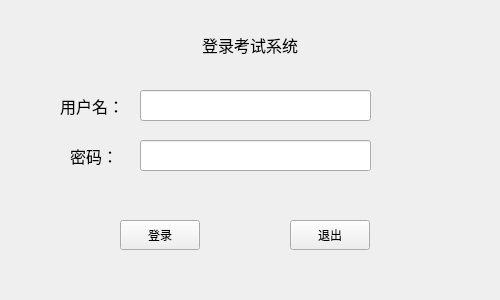
<?xml version="1.0" encoding="UTF-8"?>
<ui version="4.0">
 <class>Login</class>
 <widget class="QWidget" name="Login">
  <property name="geometry">
   <rect>
    <x>0</x>
    <y>0</y>
    <width>500</width>
    <height>300</height>
   </rect>
  </property>
  <property name="font">
   <font>
    <family>Agency FB</family>
   </font>
  </property>
  <property name="windowTitle">
   <string>登录</string>
  </property>
  <property name="styleSheet">
   <string notr="true"/>
  </property>
  <widget class="QPushButton" name="pushButton_login">
   <property name="geometry">
    <rect>
     <x>120</x>
     <y>220</y>
     <width>80</width>
     <height>30</height>
    </rect>
   </property>
   <property name="text">
    <string>登录</string>
   </property>
  </widget>
  <widget class="QLabel" name="l_username">
   <property name="geometry">
    <rect>
     <x>60</x>
     <y>90</y>
     <width>61</width>
     <height>31</height>
    </rect>
   </property>
   <property name="font">
    <font>
     <family>微软雅黑</family>
     <pointsize>12</pointsize>
    </font>
   </property>
   <property name="text">
    <string>用户名：</string>
   </property>
  </widget>
  <widget class="QLabel" name="l_password">
   <property name="geometry">
    <rect>
     <x>70</x>
     <y>140</y>
     <width>51</width>
     <height>31</height>
    </rect>
   </property>
   <property name="font">
    <font>
     <family>微软雅黑</family>
     <pointsize>12</pointsize>
    </font>
   </property>
   <property name="text">
    <string>密码：</string>
   </property>
  </widget>
  <widget class="QLabel" name="title">
   <property name="geometry">
    <rect>
     <x>0</x>
     <y>30</y>
     <width>500</width>
     <height>30</height>
    </rect>
   </property>
   <property name="font">
    <font>
     <family>微软雅黑</family>
     <pointsize>12</pointsize>
    </font>
   </property>
   <property name="text">
    <string>登录考试系统</string>
   </property>
   <property name="alignment">
    <set>Qt::AlignCenter</set>
   </property>
  </widget>
  <widget class="QLineEdit" name="username">
   <property name="geometry">
    <rect>
     <x>140</x>
     <y>90</y>
     <width>231</width>
     <height>31</height>
    </rect>
   </property>
  </widget>
  <widget class="QLineEdit" name="password">
   <property name="geometry">
    <rect>
     <x>140</x>
     <y>140</y>
     <width>231</width>
     <height>31</height>
    </rect>
   </property>
   <property name="echoMode">
    <enum>QLineEdit::Password</enum>
   </property>
  </widget>
  <widget class="QPushButton" name="pushButton_quit">
   <property name="geometry">
    <rect>
     <x>290</x>
     <y>220</y>
     <width>80</width>
     <height>30</height>
    </rect>
   </property>
   <property name="text">
    <string>退出</string>
   </property>
  </widget>
 </widget>
 <resources/>
 <connections/>
</ui>
